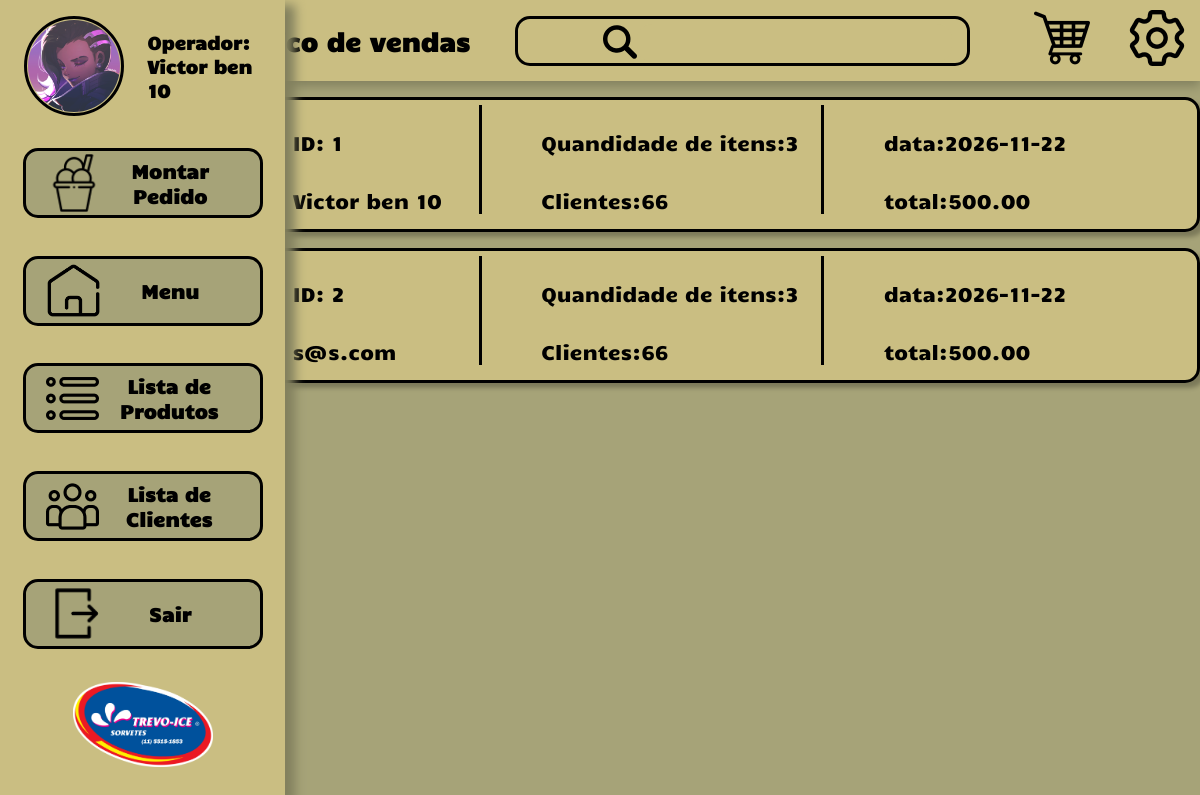
Screenshot of /PHP/Venda/historico.php (signed in) with the database file from the repository.
### tables this page shows
CREATE TABLE `venda` (
  `datas` date NOT NULL,
  `total_venda` decimal(8,2) NOT NULL,
  `quant_produtos` int(10) NOT NULL,
  `pend` int(10) NOT NULL,
  `id_cli` int(11) NOT NULL,
  `id_oper` int(11) NOT NULL,
  `id_venda` int(11) NOT NULL
);

CREATE TABLE `operador` (
  `nome_oper` varchar(255) NOT NULL,
  `email_oper` varchar(255) NOT NULL,
  `senha` varchar(255) NOT NULL,
  `recuperar_senha` varchar(256) DEFAULT NULL,
  `avatar` varchar(255) NOT NULL,
  `nivel_acess` int(10) NOT NULL,
  `id_oper` int(11) NOT NULL
);

CREATE TABLE `cliente` (
  `nome_cli` varchar(255) NOT NULL,
  `apelido_cli` varchar(255) DEFAULT NULL,
  `email_cli` varchar(255) NOT NULL,
  `contato_cli` int(11) NOT NULL,
  `cpf` int(11) DEFAULT NULL,
  `cnpj` int(11) DEFAULT NULL,
  `endereco_cli` varchar(255) NOT NULL,
  `id_cli` int(11) NOT NULL
);

### PHP/Cliente/listaclipedfunc.php (called while the page is built, shortened)
<?php
$selecthis="SELECT * FROM venda  INNER JOIN operador ON venda.id_oper = operador.id_oper INNER JOIN cliente ON venda.id_cli = cliente.id_cli WHERE pend = '2' ORDER BY id_venda asc  ";
$resulthis = $pdo->prepare($selecthis);
$resulthis->execute();

### PHP/Venda/historico.php (the view, shortened to what this page needs)
<?php
include ('../conexao.php');
include('../Cliente/listaclipedfunc.php');
?>
<!DOCTYPE html>
<html lang="pt-br">
<head>
    <link rel="stylesheet" type="text/css" href="../../CSS/Menu.css">
    <link rel="stylesheet" type="text/css" href="../../CSS/his.css">
    <link rel="stylesheet" type="text/css" href="../../CSS/montarPedido.css">
    <link rel="stylesheet" type="text/css" href="../../CSS/listagem.css">
</head>
<body >
    <div id="headerhis">
        <div  class="vendidos">
            <h1 id="titulo">Histórico de vendas</h1>
        <form action="clienteespecf.php" id="pesf" method="POST">
            <input type="text" placeholder="" name="pes" id="pes2">
            <button type="submit" id="env" name="env" value="scr"><img src="../../IMG/lupa.png" alt=""></button>
        </form>
        </div>
        <div id="config">
            <a><img src="../../IMG/carrinho.png" class="icones" onclick="abrecar()" id="carrinho"></a>
            <img src="../../IMG/conf.png" class="icones" onclick="abreconf()" id="conf">
        </div>
    </div>
    <div id="his">
    <?php
while ($linhas_his = $resulthis->fetch(PDO::FETCH_ASSOC)) {  ?>
    <a class="teste2" href="pedido.php?id_ven=<?php echo $linhas_his["id_venda"]; ?>">
        <div class="sectionone">
            <u class="info">ID: <?php echo $linhas_his["id_venda"]; ?> </u> <br>
            <u class="info"><?php echo $linhas_his["nome_oper"]; ?> </u>
        </div>
        <div class="sectiontwo">
            <u class="info">Quandidade de itens:<?php
            echo $linhas_his["quant_produtos"];
            ?> </u>
            <u class="info">Clientes:<?php echo $linhas_his["nome_cli"]; ?></u>
        </div>
        <div class="sectionthree">
            <u class="info">data:<?php echo $linhas_his["datas"]; ?> </u>
            <u class="info">total:<?php echo $linhas_his["total_venda"]; ?> </u>
        </div>
    </a>
<?php  }; ?>
    </div>
<div id="menuho">
    <div id="operador">
        <?php
        $avatar = $_SESSION['avatar_session'];
        echo '<img id="icon" src="'.$avatar.'">';
        ?>
            <h1 id="nome">Operador: <?php
                $nome_oper = $_SESSION['nome_session'];
                echo $nome_oper ?></h1>
        </div>
        <a class="sidebtn" href="../Cliente/selecionarcliente.php"> <img class="imgbtn" src="../../IMG/MP.png">
            <div class="MP"> Montar Pedido</div>
        </a>
        <a class="sidebtn" href="../Menu/menu.php"> <img class="imgbtn" src="../../IMG/casinha.png">
            <div href="#" class="MP">Menu</div><p class="sairadjustment"></p>
        </a>
        <a class="sidebtn" href="../Produtos/ProdutosList.php"> <img class="imgbtn" src="../../IMG/LP.png">
            <div href="#" class="MP">Lista de Produtos</div>
        </a>
        <a class="sidebtn" href="../Cliente/listagemcli.php"> <img class="imgbtn" src="../../IMG/LC.png">
            <div href="#" class="MP">Lista de
                Clientes</div>
        </a>
        <a class="sidebtn" href="../logout.php"> <img class="imgbtn" src="../../IMG/EX.png">
            <div href="#" class="MP">Sair</div><p id="sairadjustment"></p>
        </a>
        <img src="../../IMG/trevoice.png" class="logo" alt="">
    </div>
    <div class="config-scn" id="config-aba"  onmouseleave="fechaconf()">
</div>
</body>

### CSS/Menu.css (style rules this page uses)
* { margin: 0px; padding: 0px; box-sizing: border-box; list-style: none; }
body { background: #A6A378; background-repeat: no-repeat; height: 100%; width: 100%; }
#menuho { display: grid; height: 100%; justify-items: center; justify-content: center; background-color: #CABE82; width: 170px; box-shadow: 10px 5px 10px #82805e; z-index: 1; position: fixed; z-index: 6; top: 0; left: 0; overflow-x: hidden; transition: width .5s; }
.MP { display: inline-block; opacity: 0; transition-property: opacity; transition-delay: .0s; transition-duration: .0s; transition-timing-function: linear; }
#operador { display: flex; align-items: center; justify-content: space-evenly; position: sticky; transition-property: width; transition-duration: 1s; transition-timing-function: linear; margin-bottom: 10px; }
.logo { width: 140px; height: auto; }
.sidebtn { display: flex; align-items: center; justify-content: space-between; background: #A6A378; border: 3px solid #000000; border-radius: 15px; width: 100px; height: 70px; margin-top: 5px; padding-left: 20px; padding-right: 20px; position: relative; transition: width 1s; text-decoration: none; }
.imgbtn { width: 55px; }
h1 { font-size: 25px; text-align: top; }
#icon { width: 100px; height: 100px; border-radius: 50px; display: inline-block; border: 3px solid black; padding: 1px; transition-duration: 1s; transition-timing-function: linear; object-fit: cover; }
#nome { display: inline-block; opacity: 0; font-size: 0; transition-property: opacity; transition-delay: .0s; transition-duration: .5s; transition-timing-function: linear; }
#titulo { display: inline-block; color: #000; }
.icones { cursor: pointer; height: 56px; width: 56px; }
#carrinho { display: inline-block; }
.teste2 { padding: 5px; margin-left: 15rem; margin-top: 1rem; background: #CABE82; border: 3px solid #000000; box-shadow: 5px 5px 4px rgba(0, 0, 0, 0.25); border-radius: 15px; width: 80%; height: 135px; font-size: 50px; text-decoration: none; padding-bottom: 15px; color: #000; display: flex; justify-content: space-evenly; transition: all .2s ease-in-out; }
.info { font-family: 'Candal'; font-style: normal; font-size: 20px; text-decoration: none; }
.sectionone { border-right:black 3px solid; margin-top: 0px; width: 20%; margin-left: 20px; }
.sectiontwo { width: 30%; display: inline-block; margin-left: 10px; border-right:black 3px solid; }
.sectionthree { width: 30%; display: inline-block; margin-left: 10px; }
#carrinho { margin-right: 30px; }
.vendidos { display: flex; align-items: center; }
.config-scn { padding-top: 20px; border-left: 0px solid #000000; border-bottom-left-radius: 10px; display: grid; height: 0px; justify-items: center; justify-content: center; background-color: #CABE82; width: 250px; box-shadow: -10px 5px 10px #82805e; z-index: 1; position: fixed; z-index: 1; top: 0; right: 0; overflow: hidden; transition: all 1s; }
#conf { margin-right: 5px; }

### CSS/his.css (style rules this page uses)
#headerhis { position: sticky; top: 0; display: flex; justify-content: space-between; flex-flow: row wrap; padding: 10px; font-family: "Candal"; font-size: 25px; background-color: #CABE82; color: #000; z-index: 5; box-shadow: 0px 5px 10px #82805e; width: auto; padding-left: 190px; text-align: right; }
#env { background-color: #CABE82; border:none; margin-top: 6px; margin-left:10px; cursor: pointer; }
#pesf { border: 3px solid #000; border-radius: 15px; display: inline-block; height: 50px; width: 455px; margin-left: 45px; }

### CSS/listagem.css (style rules this page uses)
#pes2 { float: right; padding: 10px; font-size: 17px; margin-top: 5px; font-size: 1rem; height: auto; width: 70%; margin-bottom: 20px; background-color: #CABE82; border:none; margin-right:15px ; }
#env { background-color: #CABE82; border:none; margin-top: 6px; margin-left:10px; cursor: pointer; }
#pesf { border: 3px solid #000; border-radius: 15px; display: inline-block; height: 50px; width: 455px; }
label, input { display: block; width: 100%; text-align: left; }
input { border-bottom: 3px solid #000; padding: 10px; font-size: 15px; height: 30px; width: 425px; margin-bottom: 20px; border-radius: 15px; background-color: #a6a378; }

### rows the page displays
venda: id_venda "1", id_oper.nome_oper "Victor ben 10", quant_produtos "3", id_cli.nome_cli "66", datas "2026-11-22", total_venda "500.00"
venda: id_venda "2", id_oper.nome_oper "s@s.com", quant_produtos "3", id_cli.nome_cli "66", datas "2026-11-22", total_venda "500.00"

### other values shown
$nome_oper "Victor ben 10"
